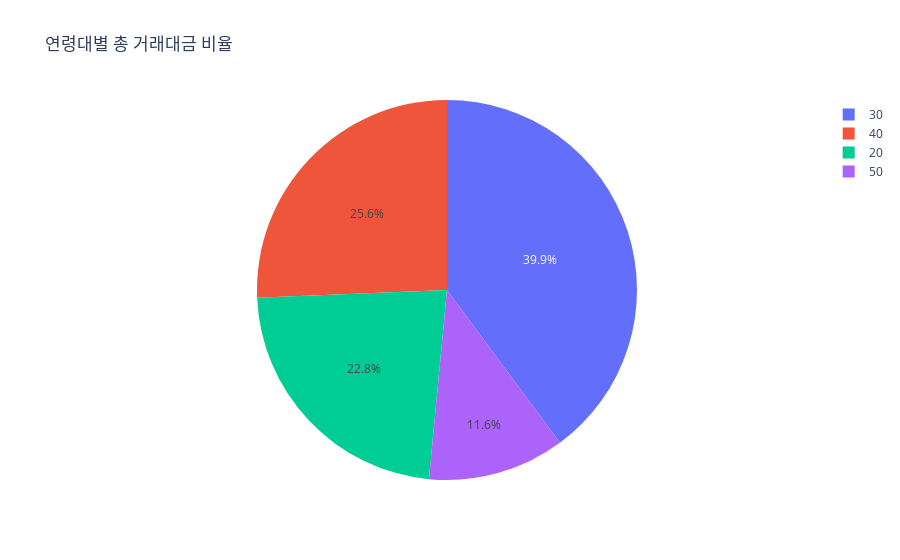

The notebook cell saved with this chart:
### Code cell
px.pie(age_train_count, values='volume_price', names='age', title='연령대별 총 거래대금 비율')

### Figure 1 — Plotly figure (JSON) as saved in the notebook; plotly's stock layout.template omitted (floating-point values rounded to 4 significant figures)
{"data": [{"domain": {"x": [0, 1], "y": [0, 1]}, "hovertemplate": "age=%{label}<br>volume_price=%{value}<extra></extra>", "labels": [20, 30, 40, 50], "legendgroup": "", "name": "", "showlegend": true, "type": "pie", "values": [53510134065678540, 93396442834159260, 60060063105956340, 27282288310802692]}], "layout": {"legend": {"tracegroupgap": 0}, "title": {"text": "연령대별 총 거래대금 비율"}}}
